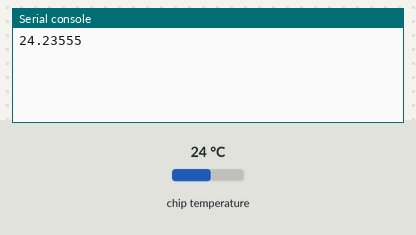
This program was run on a simulated Raspberry Pi Pico running MicroPython. Parts: the last lines printed to the serial console. The inputs (shaded band) are chosen by the test bench; at power-on: chip temperature 24 °C.

Above: at 1.2 s.
1.3 s: chip temperature set to 1 °C
At 2.4 s:
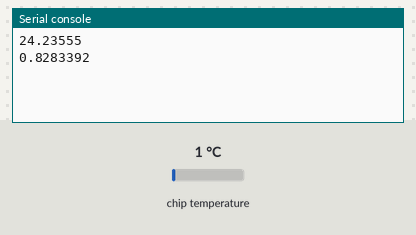
2.8 s: chip temperature set to 11 °C
At 3.8 s:
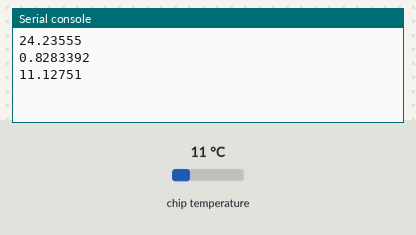
Timing chart, 0 to 5.8 s (numbered marks = the images above; inputs shaded):
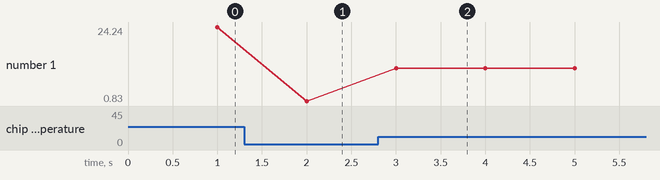

The program:

lesson7_6.py
```python
from machine import Pin, Timer, ADC

adc = ADC(4)  # create ADC object on ADC pin,最後一個,溫度
conversion_factor = 3.3/65535

def oneSecond(t):
    reading_v = adc.read_u16() * conversion_factor
    # The temperature sensor measures the Vbe voltage of a biased bipolar diode, connected to the fifth ADC channel
    # Typically, Vbe = 0.706V at 27 degrees C, with a slope of -1.721mV (0.001721) per degree.
    celsius = 27 - ( reading_v - 0.706 ) / 0.001721
    print(celsius)

tim = Timer()
tim.init(period=1000, callback=oneSecond)
```

Measured:
- after the input at 1.3 s, the serial console: prints a new line after 0.70 s (image 1)
- after the input at 2.8 s, the serial console: prints a new line after 0.20 s (image 2)
- plotted number 1: 24.24 → 0.83 after the input at 1.3 s, 0.83 → 11.13 after the input at 2.8 s
